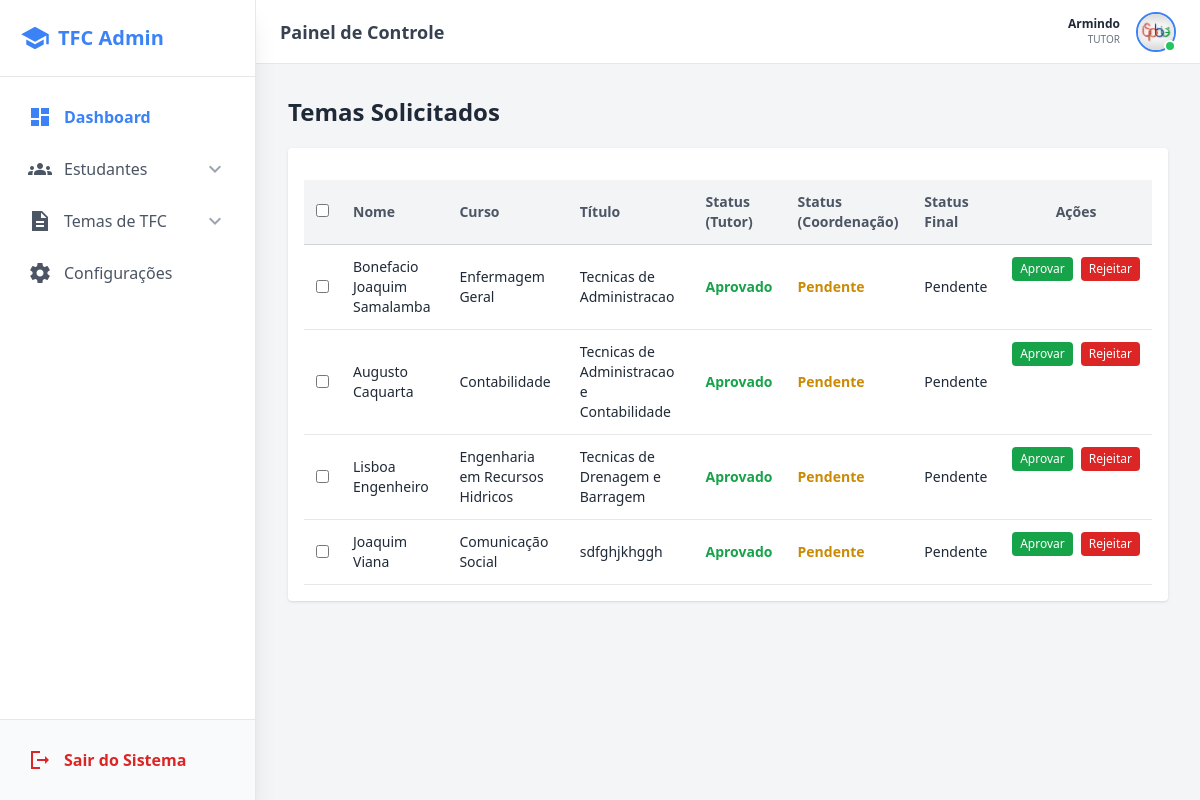
Page /reprovados/ (signed in) on the committed database.
### Coordenacao/models.py (models this page shows, shortened)
class Usuario(AbstractUser):
    TIPOS_USUARIO = (
        ("cordenacao", "cordenacao"),
        ("dac", "dac"),
        ("presidente", "professores"),
        ("estudante", "estudante"),
        ("area_cientifica", "area_cientifica"),
        ("tutor", "tutor"),
    )
    ESTADO_USUARIO = (
        ("activo", "activo"),
        ("desativado", "desativado"),
    )
    username = None
    email = models.EmailField(unique=True)
    nome = models.CharField(max_length=100)
    sobrenome = models.CharField(max_length=100)
    imagem = models.ImageField(
        upload_to="usuarios/",
        null=True,
        blank=True
    )
    perfil = models.CharField(
        max_length=20,
        choices=TIPOS_USUARIO,
    )
    estado_user = models.CharField(
        max_length=20,
        choices=ESTADO_USUARIO,
        default="desativado"
    )
    curso = models.ForeignKey(
        Curso, on_delete=models.SET_NULL, null=True, blank=True
    )
    depart = models.ForeignKey(
        Departamento, on_delete=models.SET_NULL, null=True, blank=True
    )
    telefone = models.CharField(max_length=9)
    USERNAME_FIELD = "email"
    REQUIRED_FIELDS = ["nome", "sobrenome"]
    objects = UsuarioManager()

class Tema(models.Model):
    STATUS_TUTOR = (
        ('pendente', 'Pendente'),
        ('aprovado', 'Aprovado pelo tutor'),
        ('rejeitado', 'Rejeitado pelo tutor'),
    )
    STATUS_COORD = (
        ('pendente', 'Pendente'),
        ('aprovado', 'Aprovado pela coordenação'),
        ('rejeitado', 'Rejeitado pela coordenação'),
    )
    STATUS_FINAL = (
        ('pendente', 'Pendente'),
        ('aprovado', 'Aprovado'),
        ('rejeitado', 'Rejeitado'),
    )
    estudante = models.ForeignKey(
        Usuario,
        on_delete=models.CASCADE,
        related_name='temas',
        limit_choices_to={'perfil': 'estudante'}
    )
    titulo = models.CharField(max_length=200)
    descricao = models.TextField()
    resumo = models.FileField(upload_to='resumos/', blank=True, null=True)
    requerimento = models.FileField(upload_to='requer/', blank=True, null=True)
    tutor_indicado = models.ForeignKey(
        Usuario,
        on_delete=models.SET_NULL,
        blank=True,
        null=True,
        related_name='temas_orientados',
        limit_choices_to={'perfil': 'tutor'}
    )
    status_tutor = models.CharField(
        max_length=15,
        choices=STATUS_TUTOR,
        default='pendente'
    )
    status_coordenacao = models.CharField(
        max_length=20,
        choices=STATUS_COORD,
        default='pendente'
    )
    status_final = models.CharField(
        max_length=15,
        choices=STATUS_FINAL,
        default='pendente'
    )
    data_envio = models.DateTimeField(auto_now_add=True)
    data_atualizacao = models.DateTimeField(auto_now=True)

class Curso(models.Model):
    nome = models.CharField(max_length=200)
    descricao = models.CharField(max_length=500)

### Coordenacao/views.py (the view, shortened to what this page needs)
# urls.py: path('reprovados/', views.temas_reprovados, name='lista_reprovados'),
@login_required
def temas_reprovados(request):
    lista_temas_reprovados = Tema.objects.exclude(status_final='aprovado') \
                                        .select_related('estudante', 'tutor_indicado')
    return render(request, "admin/lista_reprovados.html", {
        "lista_temas_aprovados": lista_temas_reprovados
    })

### templates/admin/lista_reprovados.html (shortened to what this page needs)
{% extends 'admin/base.html' %}
{% block content %}
<h2 class="text-2xl font-bold mb-5 px-4 sm:px-0 animate-fadeSlide">Temas Solicitados</h2>
<div class="bg-white shadow rounded p-4 overflow-x-auto animate-fade">
    <form method="POST" action="{% url 'alterar_status_multiplos' %}">
        <table class="hidden md:table w-full border-collapse animate-fadeSlow">
            <thead>
                <tr class="bg-gray-100 border-b border-gray-300">
                    <th class="p-3 text-left text-sm font-semibold text-gray-600">
                        <input type="checkbox" id="selectAll">
                    </th>
                    <th class="p-3 text-left text-sm font-semibold text-gray-600">Nome</th>
                    <th class="p-3 text-left text-sm font-semibold text-gray-600">Curso</th>
                    <th class="p-3 text-left text-sm font-semibold text-gray-600">Título</th>
                    <th class="p-3 text-left text-sm font-semibold text-gray-600">Status (Tutor)</th>
                    <th class="p-3 text-left text-sm font-semibold text-gray-600">Status (Coordenação)</th>
                    <th class="p-3 text-left text-sm font-semibold text-gray-600">Status Final</th>
                    <th class="p-3 text-center text-sm font-semibold text-gray-600">Ações</th>
                </tr>
            </thead>
            <tbody>
                {% for tema in lista_temas_aprovados %}
                <tr class="border-b hover:bg-gray-50 transition-all duration-200 hover:scale-[1.01]">
                    <td class="p-3 text-center">
                        <input type="checkbox" name="temas_selecionados" value="{{ tema.id }}" class="checkbox-item">
                    </td>
                    <td class="p-3 text-sm text-gray-800">{{ tema.estudante.nome }} {{ tema.estudante.sobrenome }}</td>
                    <td class="p-3 text-sm text-gray-800">{{ tema.estudante.curso.nome|default:"—" }}</td>
                    <td class="p-3 text-sm text-gray-800">{{ tema.titulo }}</td>
                    <td class="p-3 text-sm font-semibold">
                        {% if tema.status_tutor == 'pendente' %}
                            <span class="text-yellow-600">Pendente</span>
                        {% elif tema.status_tutor == 'aprovado' %}
                            <span class="text-green-600">Aprovado</span>
                        {% elif tema.status_tutor == 'rejeitado' %}
                            <span class="text-red-600">Rejeitado</span>
                        {% endif %}
                    </td>
                    <td class="p-3 text-sm">
                        {% if tema.status_coordenacao == 'pendente' %}
                            <span class="text-yellow-600 font-semibold">Pendente</span>
                        {% elif tema.status_coordenacao == 'aprovado' %}
                            <span class="text-green-600 font-semibold">Aprovado</span>
                        {% elif tema.status_coordenacao == 'rejeitado' %}
                            <span class="text-red-600 font-semibold">Rejeitado</span>
                        {% endif %}
                    </td>
                    <td class="p-3 text-sm font-medium">{{ tema.status_final|capfirst }}</td>
                    <td class="p-3 text-sm flex items-center justify-center gap-2">
                        <a href="{% url 'alterar_status_tema' tema.id 'aprovado' %}"
                           class="px-2 py-1 bg-green-600 text-white rounded text-xs hover:bg-green-700 transition-all duration-200 hover:scale-105">
                            Aprovar
                        </a>
                        <a href="{% url 'alterar_status_tema' tema.id 'rejeitado' %}"
                           class="px-2 py-1 bg-red-600 text-white rounded text-xs hover:bg-red-700 transition-all duration-200 hover:scale-105">
                            Rejeitar
                        </a>
                    </td>
                </tr>
                {% endfor %}
            </tbody>
        </table>
    </form>
</div>
{% endblock %}

### templates/admin/base.html (shortened to what this page needs)
{% load static %}
<!DOCTYPE html>
<html lang="pt">
<head>
  <script src="https://cdn.tailwindcss.com"></script>
</head>
<body class="bg-surface h-screen flex font-sans text-gray-800">
  <aside id="sidebar" class="fixed md:sticky top-0 left-0 h-screen w-64 bg-white shadow-xl flex flex-col z-50 transform -translate-x-full md:translate-x-0 transition-transform duration-300 ease-in-out border-r">
    <div class="p-5 flex items-center justify-between border-b shrink-0 bg-white">
      <h1 class="text-xl font-bold text-primary flex items-center gap-2">
        <span class="material-icons-sharp text-3xl">school</span>
        TFC Admin
      </h1>
    </div>
    <nav class="flex-1 overflow-y-auto p-4 space-y-1 custom-scrollbar">
      {% if request.user.perfil != "presidente" %}
      <a href="{% url 'admink' %}" class="flex items-center gap-3 p-3 rounded-xl hover:bg-primary/10 text-primary font-bold transition-all">
        <span class="material-icons-sharp">dashboard</span> Dashboard
      </a>
      <div class="submenu">
        <button class="w-full flex items-center justify-between p-3 rounded-xl hover:bg-gray-100 transition-all group">
          <div class="flex items-center gap-3 text-gray-600 group-hover:text-primary">
            <span class="material-icons-sharp">groups</span> Estudantes
          </div>
          <span class="material-icons-sharp text-gray-400 transition-transform duration-300">expand_more</span>
        </button>
      </div>
      <div class="submenu">
        <button class="w-full flex items-center justify-between p-3 rounded-xl hover:bg-gray-100 transition-all group">
          <div class="flex items-center gap-3 text-gray-600 group-hover:text-primary">
            <span class="material-icons-sharp">description</span> Temas de TFC
          </div>
          <span class="material-icons-sharp text-gray-400 transition-transform duration-300">expand_more</span>
        </button>
      </div>
      {% endif %}
      <a href="#" class="flex items-center gap-3 p-3 rounded-xl hover:bg-gray-100 text-gray-600 hover:text-primary font-medium transition-all">
        <span class="material-icons-sharp">settings</span> Configurações
      </a>
    </nav>
    <div class="p-4 border-t shrink-0 bg-gray-50">
      <a href="{% url 'sair' %}" class="flex items-center gap-3 p-3 rounded-xl text-red-600 hover:bg-red-50 font-bold transition-all">
        <span class="material-icons-sharp">logout</span> Sair do Sistema
      </a>
    </div>
  </aside>
  <div class="flex-1 flex flex-col h-screen overflow-hidden">
    <header class="h-16 flex items-center justify-between bg-white border-b px-6 shrink-0 z-40">
      <div class="flex items-center gap-4">
        <h2 class="text-lg font-bold text-gray-700 hidden sm:block">Painel de Controle</h2>
      </div>
      <div class="flex items-center gap-4">
        <div class="text-right hidden sm:block">
            <p class="text-xs font-bold text-gray-800">{{ request.user.nome }}</p>
            <p class="text-[10px] text-gray-500 uppercase">{{ request.user.perfil }}</p>
        </div>
        <div class="relative">
            <img src="{% static 'imgs/icons/finalispbie.jpg' %}" class="w-10 h-10 rounded-full border-2 border-primary object-cover">
            <div class="absolute bottom-0 right-0 w-3 h-3 bg-green-500 border-2 border-white rounded-full"></div>
        </div>
      </div>
    </header>
    <main class="flex-1 overflow-y-auto p-4 md:p-8 custom-scrollbar">
      <div class="max-w-7xl mx-auto">
        {% block content %}
        {% endblock %}
      </div>
    </main>
  </div>
</body>
</html>

### templates/admin/base.html (style rules this page uses)
body { overflow: hidden; }

### rows in the picture
Usuario: user.nome "Armindo", user.perfil "TUTOR"
Tema: estudante.nome "Bonefacio", estudante.sobrenome "Joaquim Samalamba", estudante.curso.nome "Enfermagem Geral", titulo "Tecnicas de Administracao", status_tutor "Aprovado", status_coordenacao "Pendente", status_final "Pendente"
Tema: estudante.nome "Augusto", estudante.sobrenome "Caquarta", estudante.curso.nome "Contabilidade", titulo "Tecnicas de Administracao e Contabilidade", status_tutor "Aprovado", status_coordenacao "Pendente", status_final "Pendente"
Tema: estudante.nome "Lisboa", estudante.sobrenome "Engenheiro", estudante.curso.nome "Engenharia em Recursos Hidricos", titulo "Tecnicas de Drenagem e Barragem", status_tutor "Aprovado", status_coordenacao "Pendente", status_final "Pendente"
Tema: estudante.nome "Joaquim", estudante.sobrenome "Viana", estudante.curso.nome "Comunicação Social", titulo "sdfghjkhggh", status_tutor "Aprovado", status_coordenacao "Pendente", status_final "Pendente"
